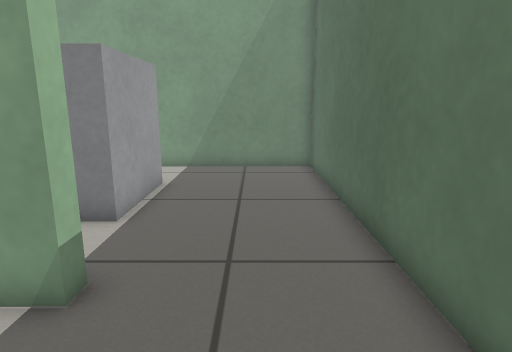
[1] (above)

17 first-person views from a walk through a world built for the Gazebo simulator. The camera is 0.68 m above the floor, tilts 12° down and sees 75° across. The floor is counted in squares, 0.25 m on a side. Each view is taken from the middle of a square. On the plan, view 1 faces up. The plan holds only what a view shows up to about 20 squares ahead; the rest is blank.

[2]
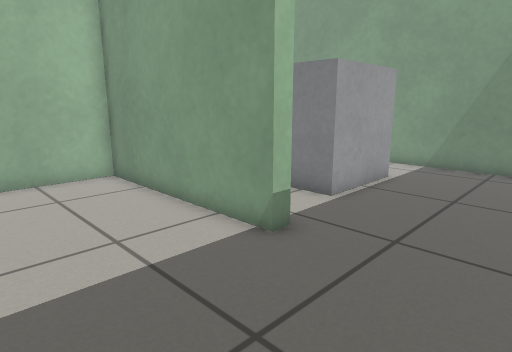

[3]
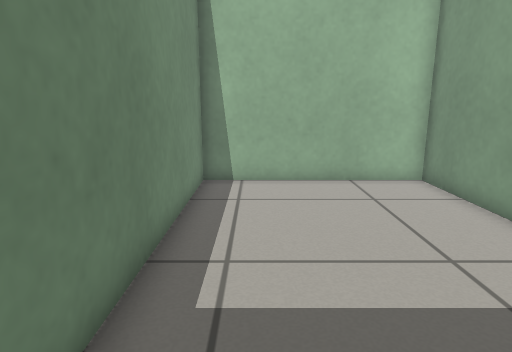

[4]
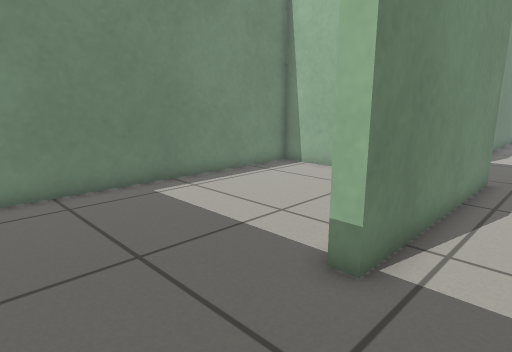

[5]
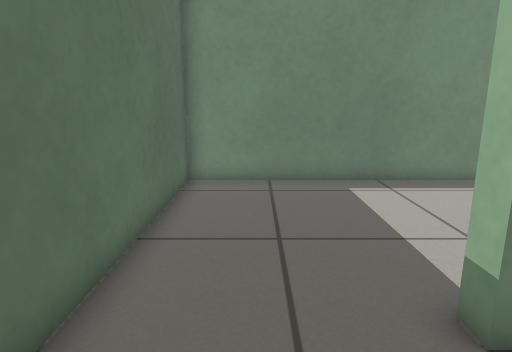

[6]
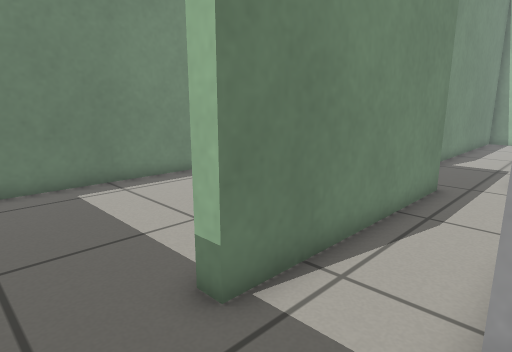

[7]
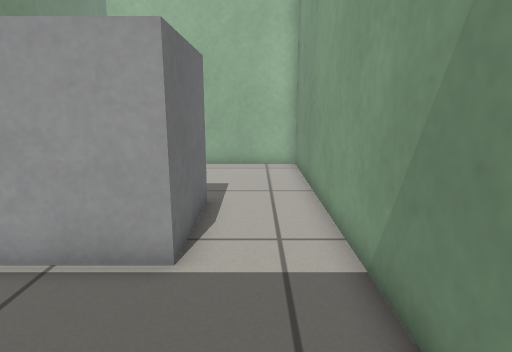

[8]
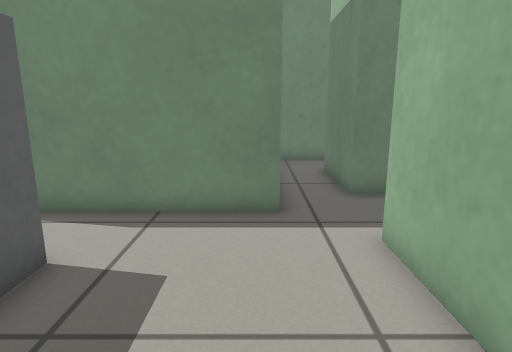

[9]
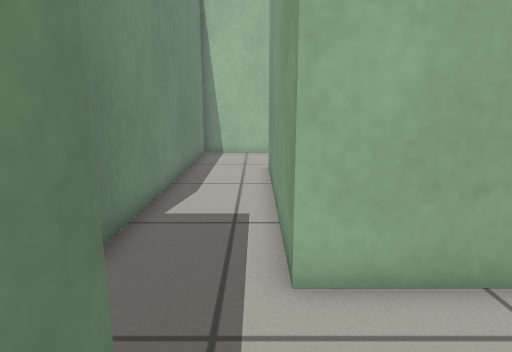

[10]
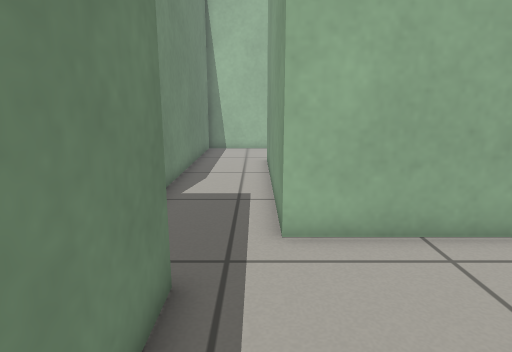

[11]
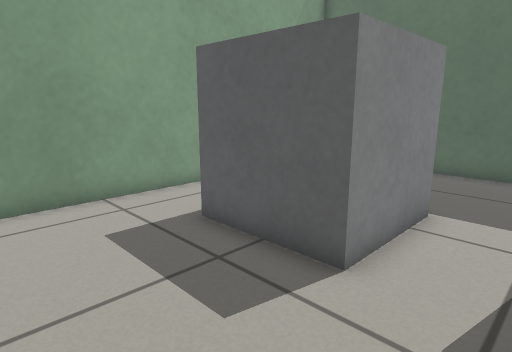

[12]
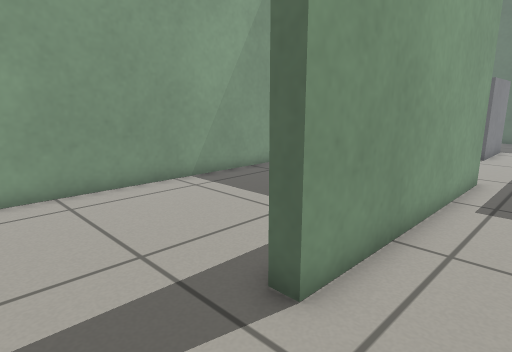

[13]
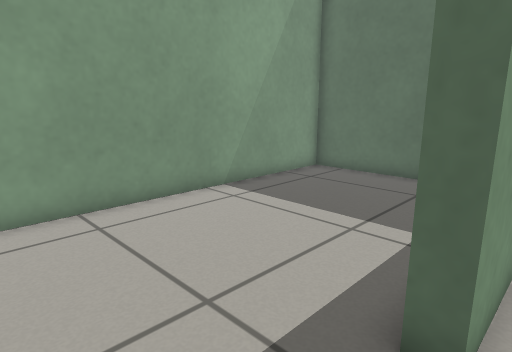

[14]
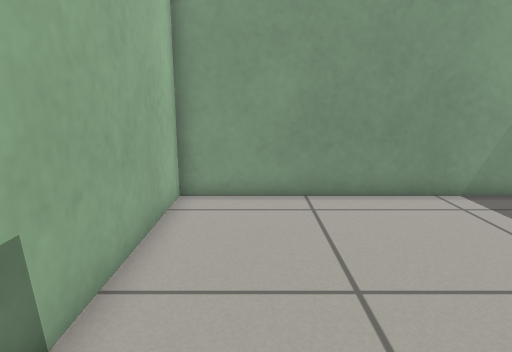

[15]
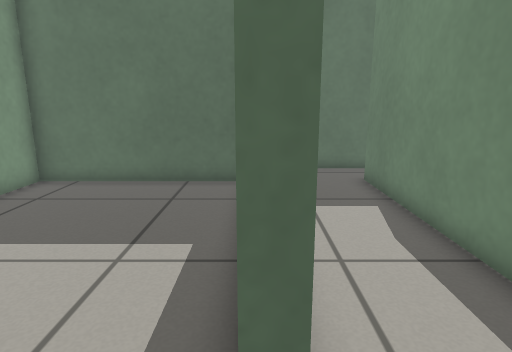

[16]
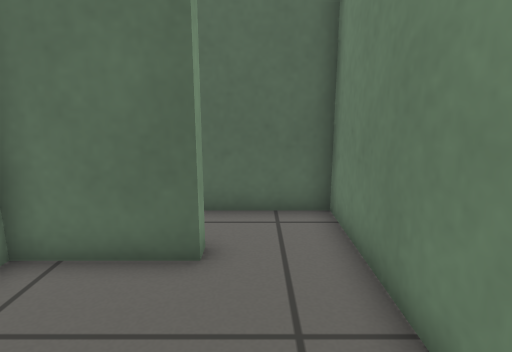

[17]
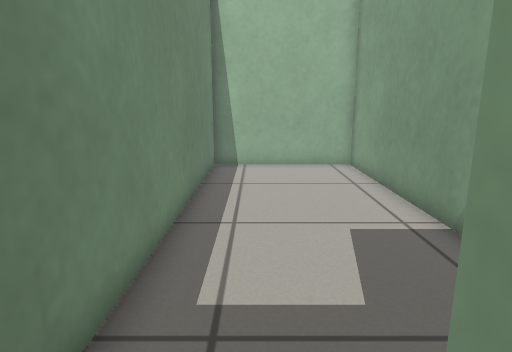

### Floor plan
Key: @ floor where view 1 was taken; # wall or solid block; . floor; B grey box.
Columns run from 28 left of view 1 to 3 right of it. Each row starts with its distance up from view 1.
 15 ################################
 14 #.............#................#
 13 #.............#................#
 12 #.............#................#
 11 #.............#......BBBBB.....#
 10 #.............#......B   B.....#
  9 #.............#......B   B.....#
  8 #.............#......BBBBB.....#
  7 #....##########................#
  6 #..............................#
  5 #................#########.....#
  4 #................#########.....#
  3 ###############..#.............#
  2 #.............#..#.............#
  1 #.............#..#.............#
  0 #.............#..#..........@..#
 -1 #.............#..#.............#
 -2 #................#.............#
 -3 #................#.............#
 -4 ################################

Where each view was taken, in squares from view 1:
view 1: 0 up, 0 right, facing up
view 2: 1 down, 2 right, facing up-left
view 3: 2 down, 1 right, facing left
view 4: 7 up, 2 right, facing down-left
view 5: 8 up, 0 right, facing down
view 6: 8 up, 0 right, facing down-left
view 7: 13 up, 2 right, facing left
view 8: 13 up, 11 left, facing down
view 9: 6 up, 9 left, facing left
view 10: 6 up, 7 left, facing left
view 11: 5 up, 12 left, facing up-right
view 12: 4 up, 27 left, facing up-right
view 13: 6 up, 27 left, facing up-right
view 14: 5 up, 26 left, facing up
view 15: 7 up, 26 left, facing right
view 16: 2 down, 20 left, facing right
view 17: 2 down, 13 left, facing left
